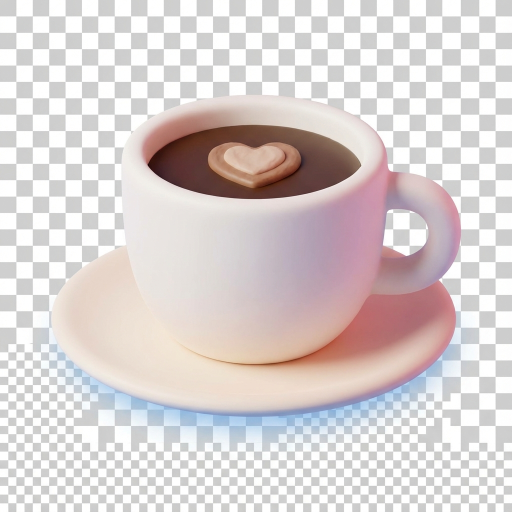
#> input picture frontend/assets/images/coffee_3d.png, 1024 x 1024 px (shown at 1/2 size); its folder holds 4 pictures in this run
$ python optimize_images.py
#> lines starting #> are read from the running program, lines starting #| are printed output that depends on the picture
#!/usr/bin/env python3
"""
Optimize Flutter asset images by creating 2x and 3x versions.
This reduces memory usage by providing appropriately sized images for different device pixel ratios.
"""

from PIL import Image
import os
import glob

# Configuration
IMAGES_DIR = 'assets/images'

# Automatically find all PNG images over 100KB
def find_large_images():
    """Find all PNG images in the assets directory that are over 100KB."""
    images = []
    for img_path in glob.glob(os.path.join(IMAGES_DIR, '*.png')):
        if os.path.getsize(img_path) > 100000:  # 100KB threshold
            images.append(os.path.basename(img_path))
#> pass 2 of the loop in find_large_images, `for img_path in glob.glob(os.path.join(IMAGES_DIR, '*.png')):`:
#> pass 3 of the loop in find_large_images, `for img_path in glob.glob(os.path.join(IMAGES_DIR, '*.png')):`:
#> the loop made 4 passes; the first 3 are shown
    return sorted(images)

IMAGES = find_large_images()

# Target sizes (in pixels)
# 1x: 80x80 (base size, we'll keep original for backwards compatibility)
# 2x: 160x160 (for devices with 2.0 pixel ratio)
# 3x: 240x240 (for devices with 3.0 pixel ratio)
SIZES = {
    '2.0x': 160,
    '3.0x': 240,
}

def optimize_image(image_path, output_path, size):
    """Resize and optimize an image."""
    try:
        with Image.open(image_path) as img:
            # Convert RGBA to RGB if saving as JPEG, otherwise keep as PNG
            if img.mode == 'RGBA':
                # Keep PNG format for transparency
                img_resized = img.resize((size, size), Image.Resampling.LANCZOS)
                img_resized.save(output_path, 'PNG', optimize=True)
            else:
                img_resized = img.resize((size, size), Image.Resampling.LANCZOS)
                img_resized.save(output_path, 'PNG', optimize=True)

            print(f"✓ Created {output_path} ({size}x{size})")
    except Exception as e:
        print(f"✗ Error processing {image_path}: {e}")

def main():
    print("🎨 Optimizing Flutter asset images...\n")

    # Create resolution-specific directories
    for resolution in SIZES.keys():
        dir_path = os.path.join(IMAGES_DIR, resolution)
        os.makedirs(dir_path, exist_ok=True)
        print(f"📁 Created directory: {dir_path}")

    print()

    # Process each image
    for image_name in IMAGES:
        image_path = os.path.join(IMAGES_DIR, image_name)

        if not os.path.exists(image_path):
            print(f"⚠️  Skipping {image_name} (not found)")
            continue

        print(f"Processing {image_name}...")

        # Get original size
        with Image.open(image_path) as img:
#> img is the input picture: PIL image 1024x1024 RGB; mean R, G, B 217.8, 209.6, 209
            original_size = img.size
#> original_size = (1024, 1024)
            print(f"  Original size: {original_size[0]}x{original_size[1]}")
#|   Original size: 1024x1024

        # Create optimized versions for each resolution
        for resolution, size in SIZES.items():
            output_dir = os.path.join(IMAGES_DIR, resolution)
            output_path = os.path.join(output_dir, image_name)
            optimize_image(image_path, output_path, size)
#> in optimize_image, `img_resized = img.resize((size, size), Image.Resampling.LANCZOS)`:
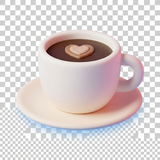
#> img_resized: PIL image 160x160 RGB; mean R, G, B 217.4, 209.2, 208.7

        print()
#> pass 2 of the loop in main, `for image_name in IMAGES:`:
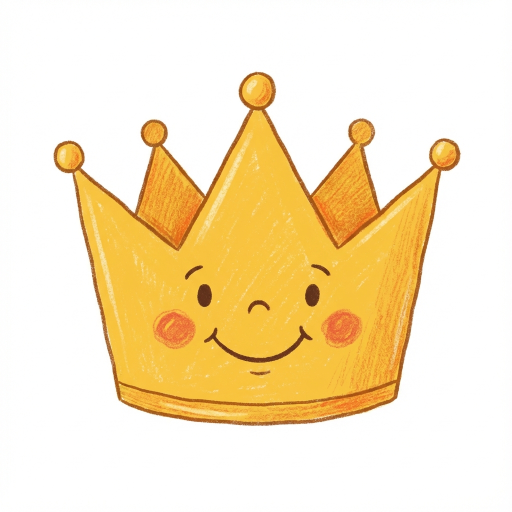
#> input picture frontend/assets/images/doctor_3d.png, 1024 x 1024 px (shown at 1/2 size)
#> in main, img is the input picture: PIL image 1024x1024 RGB; mean R, G, B 248.4, 229.4, 192.4
#|   Original size: 1024x1024
#> in optimize_image (call 3), `img_resized = img.resize((size, size), Image.Resampling.LANCZOS)`:
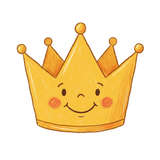
#> img_resized: PIL image 160x160 RGB; mean R, G, B 248.4, 229.3, 192.3
#> pass 3 of the loop in main, `for image_name in IMAGES:`:
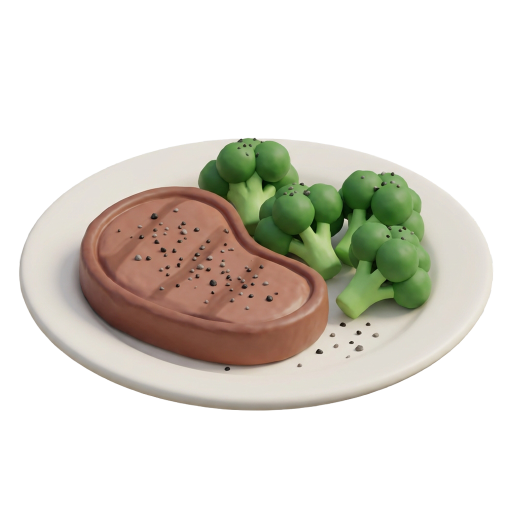
#> input picture frontend/assets/images/food_3d.png, 1024 x 1024 px (shown at 1/2 size)
#> in main, img is the input picture: PIL image 1024x1024 RGBA; mean R, G, B, A 217.4, 213.5, 204.8, 98.6
#|   Original size: 1024x1024
#> in optimize_image (call 5), `img_resized = img.resize((size, size), Image.Resampling.LANCZOS)`:
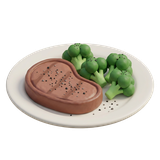
#> img_resized: PIL image 160x160 RGBA; mean R, G, B, A 68.2, 64.1, 55.2, 98.6; transparent parts drawn white
#> the loop made 4 passes; the first 3 are shown

    print("✅ Optimization complete!")
    print("\n📝 Flutter will automatically use the appropriate resolution based on device pixel ratio.")
    print("   - 2.0x images for devices with 2.0 pixel ratio")
    print("   - 3.0x images for devices with 3.0 pixel ratio")
    print("   - Original images as fallback for 1.0x devices")

if __name__ == '__main__':
    main()
